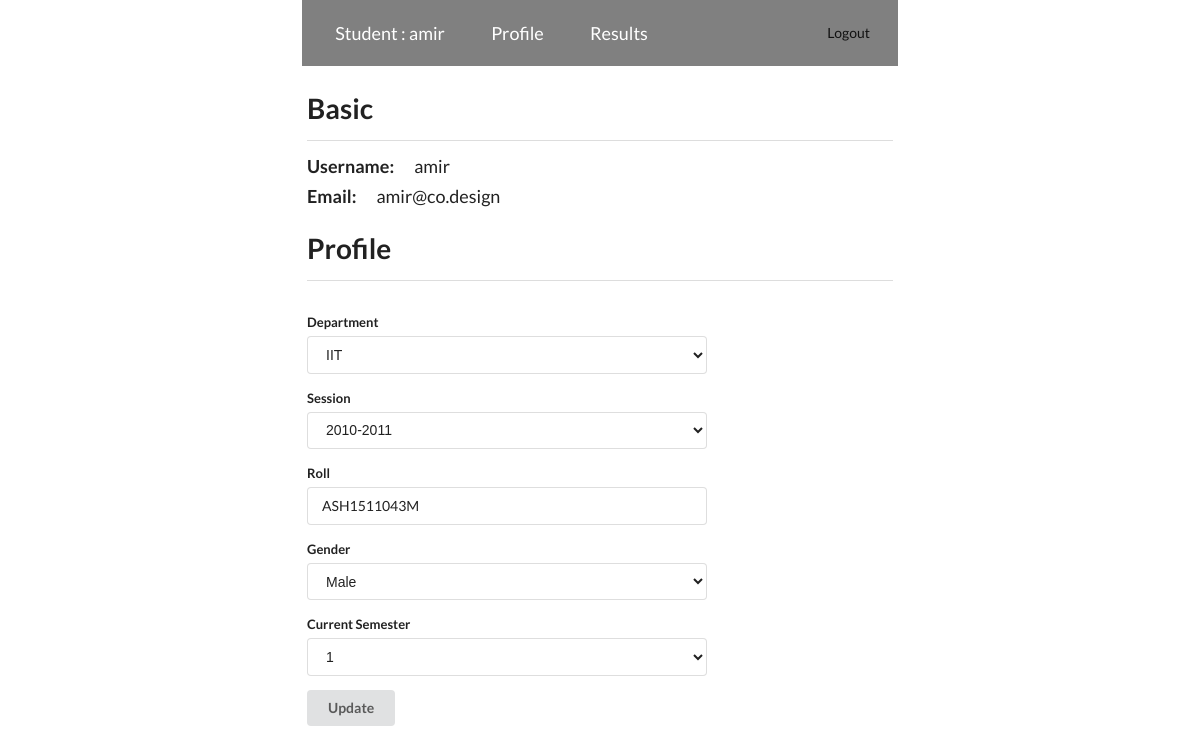
Screenshot of /student/profile.php (signed in) with the database file from the repository.
### tables this page shows
CREATE TABLE `user` (
  `id` int(11) NOT NULL,
  `username` varchar(255) NOT NULL,
  `email` varchar(255) DEFAULT NULL,
  `role` int(11) DEFAULT NULL,
  `password` varchar(255) DEFAULT NULL,
  `date` datetime DEFAULT current_timestamp()
);

CREATE TABLE `profile` (
  `id` int(11) NOT NULL,
  `user_id` int(11) NOT NULL,
  `department` varchar(150) DEFAULT NULL,
  `session` varchar(100) DEFAULT NULL,
  `roll` varchar(20) DEFAULT NULL,
  `gender` varchar(20) DEFAULT NULL,
  `current_semister` int(11) DEFAULT NULL
);

### variables.php (called while the page is built)
<?php
    $department_list = [
        "IIT",
        "CSE",
        "BBA",
        "IBA"
    ];
    $session_list = [
        "2010-2011",
        "2011-2012",
        "2012-2013"
    ];
    $semister_list = [
        1,
        2,
        3,
        4,
        5,
        6,
        7,
        8
    ];
    $gender_list = [
        "Male",
        "Female"
    ]
?>

### student/profile.php (the view, shortened to what this page needs)
<?php
	include_once("../header.php");
?>
    <link rel="stylesheet" type="text/css" href="/exam/css/student/index.css" />
</head>
<body>
	<?php
		include_once("../grid.php");
	?>
    <?php
        $userid = $_SESSION["id"];
        $query=mysqli_query($conn, "SELECT * FROM user WHERE id = '$userid'");
        $row=mysqli_fetch_array($query);
        $profile_query=mysqli_query($conn, "SELECT * FROM profile WHERE user_id = '$userid'");
        $profile_num_rows=mysqli_num_rows($profile_query);
        if($profile_num_rows > 0){
            $p_query=mysqli_query($conn, "SELECT * FROM profile WHERE user_id = '$userid'");
            $profile=mysqli_fetch_array($p_query);
        }
    ?>
    <h1>Basic</h1>
    <div class="ui divider"></div>
    <div class="single-row">
        <div class="label">Username: </div>
        <div class="value"><?php echo $row["username"]; ?></div>
    </div>
    <div class="single-row">
        <div class="label">Email: </div>
        <div class="value"><?php echo $row["email"]; ?></div>
    </div>
    <h1>Profile</h1>
    <div class="ui divider"></div>
    <?php
        include_once("../variables.php");
    ?>
    <form class="ui form" method="post" style="margin-top: 30px;">
        <div class="field">
            <label>Department</label>
            <select name="department" style="width: 400px">
                <?php
                    foreach($department_list as $dpl){
                        if($dpl == $profile["department"]){
                            echo '<option selected value="'.$dpl.'">'.$dpl.'</option>';
                        }else{
                            echo '<option value="'.$dpl.'">'.$dpl.'</option>';
                        }
                    }
                ?>
            </select>
        </div>
        <div class="field">
            <label>Session</label>
            <select name="session" style="width: 400px">
                <?php
                    foreach($session_list as $sl){
                        if($sl == $profile["session"]){
                            echo '<option selected value="'.$sl.'">'.$sl.'</option>';
                        }else{
                            echo '<option value="'.$sl.'">'.$sl.'</option>';
                        }
                    }
                ?>
            </select>
        </div>
        <div class="field">
            <label>Roll</label>
            <input type="text" value="<?php echo $profile["roll"]; ?>" name="roll" placeholder="Enter roll" required style="width: 400px;" />
        </div>
        <div class="field">
            <label>Gender</label>
            <select name="gender" style="width: 400px">
                <?php
                    foreach($gender_list as $gl){
                        if($gl == $profile["gender"]){
                            echo '<option selected value="'.$gl.'">'.$gl.'</option>';
                        }else{
                            echo '<option value="'.$gl.'">'.$gl.'</option>';
                        }
                    }
                ?>
            </select>
        </div>
        <div class="field">
            <label>Current Semester</label>
            <select name="current_semister" style="width: 400px">
                <?php
                    foreach($semister_list as $semister_l){
                        if($semister_l == $profile["current_semister"]){
                            echo '<option selected value="'.$semister_l.'">'.$semister_l.'</option>';
                        }else{
                            echo '<option value="'.$semister_l.'">'.$semister_l.'</option>';
                        }
                    }
                ?>
            </select>
        </div>
        <button class="ui button" name="submit" type="submit">Update</button>
    </form>
	<?php
		include_once("../footer.php");
	?>

### exam/css/student/index.css (style rules this page uses)
.single-row { display: flex; flex-direction: row; gap: 20px; margin-bottom: 10px; }
.label { font-size: 18px; font-weight: 600; }
.value { font-size: 18px; font-weight: 400; }

### rows the page displays
user: username "amir", email "amir@co.design"
profile: department "IIT", session "2010-2011", roll "ASH1511043M", gender "Male", current_semister "1"

### other values shown
$username "amir"
